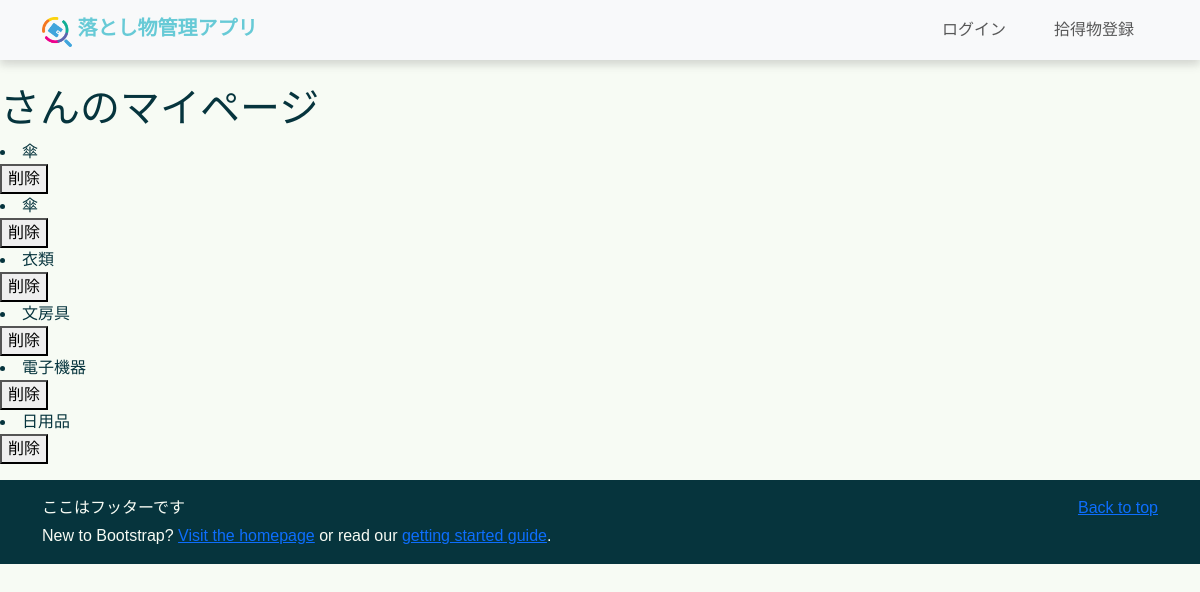
Page /mypage/student/ on the earlier database version.
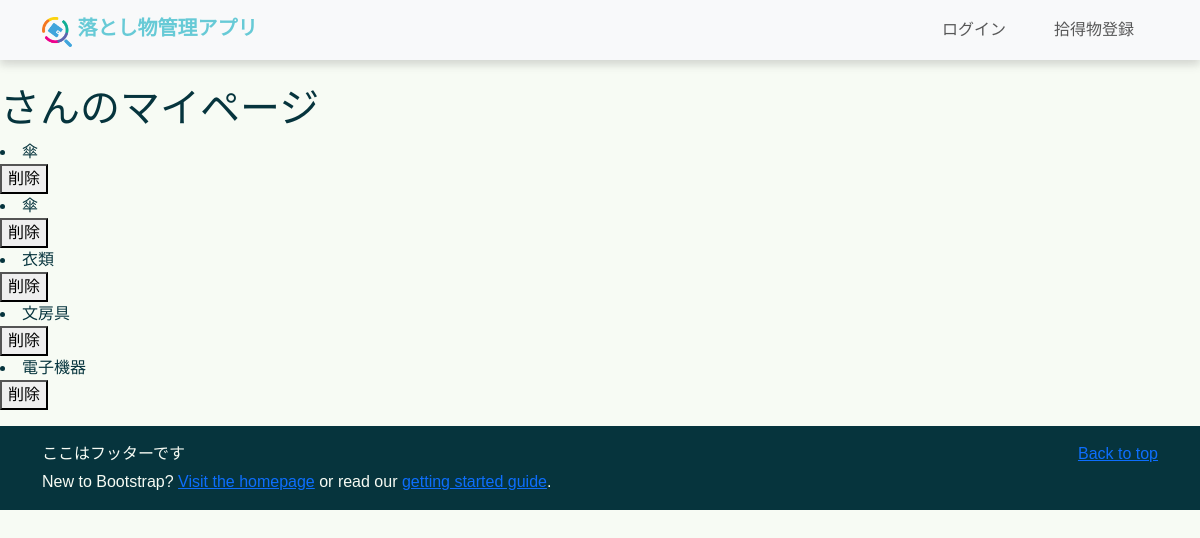
Same page on the later database version.
### top/models.py (models this page shows, shortened)
class Item(models.Model):
    item_id = models.AutoField(primary_key=True)
    item_name = models.ForeignKey(ItemsNameTag, on_delete=models.CASCADE, verbose_name="Item Name")
    PorD_location = models.ForeignKey(PickedOrDroppedLocationsTag, on_delete=models.CASCADE,
                                      verbose_name="Picked or Dropped Location")
    storage_location = models.ForeignKey(StorageLocationsTag, on_delete=models.CASCADE, verbose_name="Storage Location", null=True)
    item_type = models.IntegerField(verbose_name="Item Type", help_text="0: Found, 1: Lost")
    status = models.SmallIntegerField(verbose_name="Status", help_text="0: Pending, 1: In Progress, 2: Resolved")
    created_at = models.DateTimeField() # 時間を自動的に更新しない
    updated_at = models.DateTimeField(auto_now=True, null=True, blank=True)
    contact_email = models.EmailField(max_length=100, null=True, blank=True)
    contact_phone = models.CharField(max_length=20, null=True, blank=True)
    description = models.TextField(null=True, blank=True)

class ItemsNameTag(models.Model):
    item_name_id = models.AutoField(primary_key=True)
    item_name = models.CharField(max_length=100, verbose_name="Name tags for items",
                                 help_text="Stationery, clothing, electronic equipment, etc.")
    description = models.TextField(null=True, blank=True)

### mypage/views.py (the view)
# urls.py: path("student/", views.student_mypage, name="student_mypage"), # 学生マイページ表示
def student_mypage(request): # 表示用ビュー
    username = request.user.username # ユーザー名の取得
    useritems = Item.objects.filter(contact_email__startswith=username, item_type=1)
    return render(request, "student.html", {"useritems":useritems})

### mypage/templates/student.html (shortened to what this page needs)
{% extends "base.html" %}
{% load static %}
{% block content %}
<h1>{{ user.username }}さんのマイページ</h1>
{% if useritems %}
    {% for item in useritems %}
        <li>{{ item.item_name.item_name }}</li>
        <form action="{% url 'mypage:student_delete' item.item_id %}" method="POST">
            <button type="submit" onclick="return confirm('この登録を解除してよろしいですか？');">削除</button>
        </form>
    {% endfor %}
{% else %}
    <p>遺失物は登録されていません</p>
{% endif %}
{% endblock content %}

Differences in the rows shown:
removed Item: item_name.item_name "日用品"
